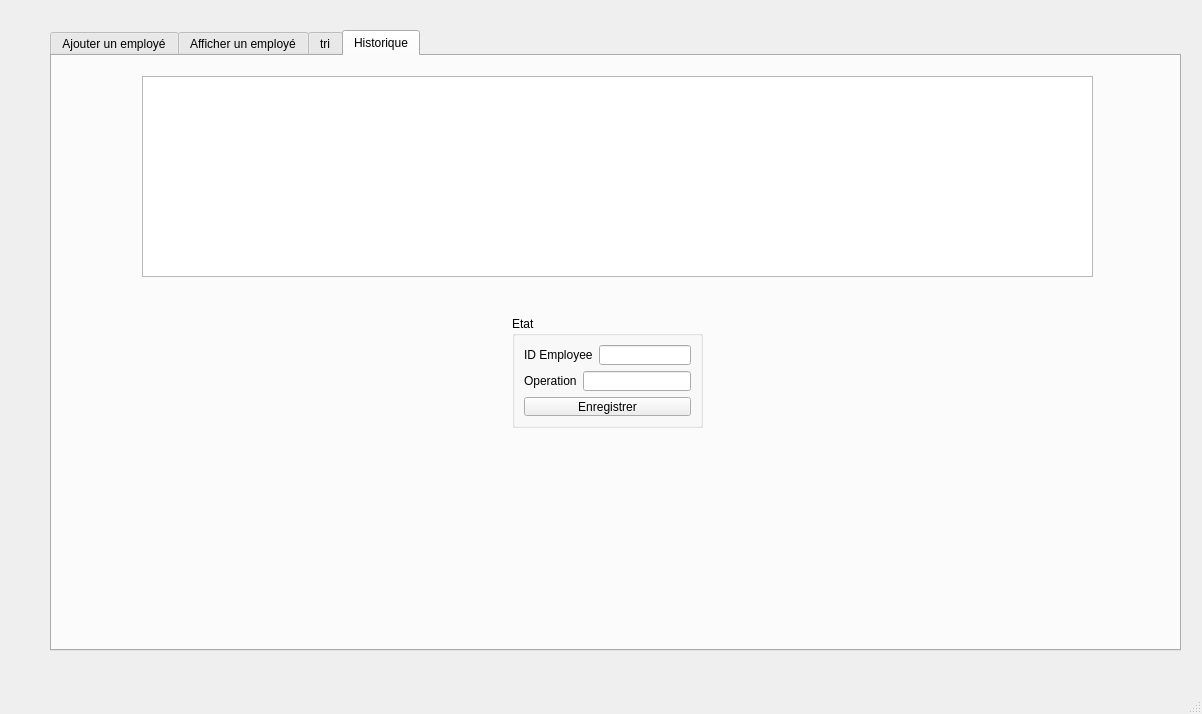
<?xml version="1.0" encoding="UTF-8"?>
<ui version="4.0">
 <class>mahawindow</class>
 <widget class="QMainWindow" name="mahawindow">
  <property name="geometry">
   <rect>
    <x>0</x>
    <y>0</y>
    <width>1202</width>
    <height>714</height>
   </rect>
  </property>
  <property name="windowTitle">
   <string>MainWindow</string>
  </property>
  <widget class="QWidget" name="centralwidget">
   <widget class="QTabWidget" name="tabWidget">
    <property name="geometry">
     <rect>
      <x>50</x>
      <y>30</y>
      <width>1131</width>
      <height>621</height>
     </rect>
    </property>
    <property name="styleSheet">
     <string notr="true">GroupBox {
color: #ffffff;
border: 3px solid #010203;
font: 8pt &quot;MS Reference Sans Serif&quot;;
border-radius: 15px;
padding: 5px;
background: qradialgradient(cx: 0.3, cy: -0.4,
fx: 0.3, fy: -0.4,
radius: 3, stop: 0 #010203, stop: 1 #c4c9c7);
min-width: 80px;
}

QPushButton:hover {
background: qradialgradient(cx: 0.3, cy: -0.4,
fx: 0.3, fy: -0.4,
radius: 3, stop: 0 #010203, stop: 1 #010203);
}

 QPushButton:pressed {
background: qradialgradient(cx: 0.4, cy: -0.1,
fx: 0.4, fy: -0.1,
radius: 3, stop: 0 #c4c9c7, stop: 1 #c4c9c7);
}</string>
    </property>
    <property name="currentIndex">
     <number>3</number>
    </property>
    <widget class="QWidget" name="tab">
     <attribute name="title">
      <string>Ajouter un employé</string>
     </attribute>
     <widget class="QLineEdit" name="l_CIN">
      <property name="geometry">
       <rect>
        <x>130</x>
        <y>40</y>
        <width>113</width>
        <height>25</height>
       </rect>
      </property>
      <property name="styleSheet">
       <string notr="true">QLineEdit
{
border-radius:9px;
border: 2px solid #000000;
background: qradialgradient(cx: 0.3, cy: -0.4,
fx: 0.0, fy: -0.0,
radius: 1.89, stop: 0 #ffffff, stop: 1 #999);
}</string>
      </property>
      <property name="text">
       <string/>
      </property>
     </widget>
     <widget class="QPushButton" name="ajouter">
      <property name="geometry">
       <rect>
        <x>30</x>
        <y>360</y>
        <width>681</width>
        <height>34</height>
       </rect>
      </property>
      <property name="styleSheet">
       <string notr="true">QPushButton {
color: #ffffff;
border: 3px solid #010203;
font: 8pt &quot;MS Reference Sans Serif&quot;;
border-radius: 15px;
padding: 5px;
background: qradialgradient(cx: 0.3, cy: -0.4,
fx: 0.3, fy: -0.4,
radius: 3, stop: 0 #010203, stop: 1 #c4c9c7);
min-width: 80px;
}

QPushButton:hover {
background: qradialgradient(cx: 0.3, cy: -0.4,
fx: 0.3, fy: -0.4,
radius: 3, stop: 0 #010203, stop: 1 #010203);
}

 QPushButton:pressed {
background: qradialgradient(cx: 0.4, cy: -0.1,
fx: 0.4, fy: -0.1,
radius: 3, stop: 0 #c4c9c7, stop: 1 #c4c9c7);
}</string>
      </property>
      <property name="text">
       <string>Ajouter</string>
      </property>
     </widget>
     <widget class="QLineEdit" name="l_prenom">
      <property name="geometry">
       <rect>
        <x>130</x>
        <y>90</y>
        <width>113</width>
        <height>25</height>
       </rect>
      </property>
      <property name="styleSheet">
       <string notr="true">QLineEdit
{
border-radius:9px;
border: 2px solid #000000;
background: qradialgradient(cx: 0.3, cy: -0.4,
fx: 0.0, fy: -0.0,
radius: 1.89, stop: 0 #ffffff, stop: 1 #999);
}</string>
      </property>
      <property name="text">
       <string/>
      </property>
     </widget>
     <widget class="QLineEdit" name="l_nom">
      <property name="geometry">
       <rect>
        <x>130</x>
        <y>140</y>
        <width>113</width>
        <height>25</height>
       </rect>
      </property>
      <property name="styleSheet">
       <string notr="true">QLineEdit
{
border-radius:9px;
border: 2px solid #000000;
background: qradialgradient(cx: 0.3, cy: -0.4,
fx: 0.0, fy: -0.0,
radius: 1.89, stop: 0 #ffffff, stop: 1 #999);
}</string>
      </property>
     </widget>
     <widget class="QLineEdit" name="l_salaire">
      <property name="geometry">
       <rect>
        <x>130</x>
        <y>270</y>
        <width>113</width>
        <height>25</height>
       </rect>
      </property>
      <property name="styleSheet">
       <string notr="true">QLineEdit
{
border-radius:9px;
border: 2px solid #000000;
background: qradialgradient(cx: 0.3, cy: -0.4,
fx: 0.0, fy: -0.0,
radius: 1.89, stop: 0 #ffffff, stop: 1 #999);
}</string>
      </property>
     </widget>
     <widget class="QLineEdit" name="l_tel">
      <property name="geometry">
       <rect>
        <x>130</x>
        <y>230</y>
        <width>113</width>
        <height>25</height>
       </rect>
      </property>
      <property name="styleSheet">
       <string notr="true">QLineEdit
{
border-radius:9px;
border: 2px solid #000000;
background: qradialgradient(cx: 0.3, cy: -0.4,
fx: 0.0, fy: -0.0,
radius: 1.89, stop: 0 #ffffff, stop: 1 #999);
}</string>
      </property>
     </widget>
     <widget class="QLabel" name="label">
      <property name="geometry">
       <rect>
        <x>60</x>
        <y>40</y>
        <width>69</width>
        <height>20</height>
       </rect>
      </property>
      <property name="text">
       <string>CIN:</string>
      </property>
     </widget>
     <widget class="QLabel" name="label_3">
      <property name="geometry">
       <rect>
        <x>60</x>
        <y>140</y>
        <width>69</width>
        <height>20</height>
       </rect>
      </property>
      <property name="text">
       <string>Nom:</string>
      </property>
     </widget>
     <widget class="QLabel" name="label_4">
      <property name="geometry">
       <rect>
        <x>60</x>
        <y>310</y>
        <width>69</width>
        <height>20</height>
       </rect>
      </property>
      <property name="text">
       <string>fonction:</string>
      </property>
     </widget>
     <widget class="QLabel" name="label_5">
      <property name="geometry">
       <rect>
        <x>60</x>
        <y>270</y>
        <width>69</width>
        <height>20</height>
       </rect>
      </property>
      <property name="text">
       <string>Salaire:</string>
      </property>
     </widget>
     <widget class="QLabel" name="label_6">
      <property name="geometry">
       <rect>
        <x>60</x>
        <y>190</y>
        <width>69</width>
        <height>20</height>
       </rect>
      </property>
      <property name="text">
       <string>Sexe:</string>
      </property>
     </widget>
     <widget class="QLabel" name="label_7">
      <property name="geometry">
       <rect>
        <x>60</x>
        <y>230</y>
        <width>69</width>
        <height>20</height>
       </rect>
      </property>
      <property name="text">
       <string>Num-tel:</string>
      </property>
     </widget>
     <widget class="QLabel" name="label_2">
      <property name="geometry">
       <rect>
        <x>60</x>
        <y>90</y>
        <width>69</width>
        <height>20</height>
       </rect>
      </property>
      <property name="text">
       <string>Prenom:</string>
      </property>
     </widget>
     <widget class="QPushButton" name="button_modifier">
      <property name="geometry">
       <rect>
        <x>30</x>
        <y>410</y>
        <width>681</width>
        <height>34</height>
       </rect>
      </property>
      <property name="styleSheet">
       <string notr="true">QPushButton {
color: #ffffff;
border: 3px solid #010203;
font: 8pt &quot;MS Reference Sans Serif&quot;;
border-radius: 15px;
padding: 5px;
background: qradialgradient(cx: 0.3, cy: -0.4,
fx: 0.3, fy: -0.4,
radius: 3, stop: 0 #010203, stop: 1 #c4c9c7);
min-width: 80px;
}

QPushButton:hover {
background: qradialgradient(cx: 0.3, cy: -0.4,
fx: 0.3, fy: -0.4,
radius: 3, stop: 0 #010203, stop: 1 #010203);
}

 QPushButton:pressed {
background: qradialgradient(cx: 0.4, cy: -0.1,
fx: 0.4, fy: -0.1,
radius: 3, stop: 0 #c4c9c7, stop: 1 #c4c9c7);
}</string>
      </property>
      <property name="text">
       <string>modifier</string>
      </property>
     </widget>
     <widget class="QComboBox" name="l_sexe">
      <property name="geometry">
       <rect>
        <x>130</x>
        <y>190</y>
        <width>111</width>
        <height>26</height>
       </rect>
      </property>
      <property name="styleSheet">
       <string notr="true">QComboBox
{
border-radius:9px;
border: 2px solid #000000;
background: qradialgradient(cx: 0.3, cy: -0.4,
fx: 0.0, fy: -0.0,
radius: 1.89, stop: 0 #ffffff, stop: 1 #999);
}</string>
      </property>
      <item>
       <property name="text">
        <string>Homme</string>
       </property>
      </item>
      <item>
       <property name="text">
        <string>Femme</string>
       </property>
      </item>
     </widget>
     <widget class="QComboBox" name="comboBox">
      <property name="geometry">
       <rect>
        <x>130</x>
        <y>310</y>
        <width>141</width>
        <height>26</height>
       </rect>
      </property>
      <property name="styleSheet">
       <string notr="true">QComboBox
{
border-radius:9px;
border: 2px solid #000000;
background: qradialgradient(cx: 0.3, cy: -0.4,
fx: 0.0, fy: -0.0,
radius: 1.89, stop: 0 #ffffff, stop: 1 #999);
}</string>
      </property>
      <item>
       <property name="text">
        <string>administrateur</string>
       </property>
      </item>
      <item>
       <property name="text">
        <string>serveur</string>
       </property>
      </item>
      <item>
       <property name="text">
        <string>agent parking</string>
       </property>
      </item>
      <item>
       <property name="text">
        <string>agent reservation</string>
       </property>
      </item>
      <item>
       <property name="text">
        <string/>
       </property>
      </item>
      <item>
       <property name="text">
        <string/>
       </property>
      </item>
     </widget>
     <widget class="QPushButton" name="stat">
      <property name="geometry">
       <rect>
        <x>30</x>
        <y>460</y>
        <width>681</width>
        <height>34</height>
       </rect>
      </property>
      <property name="styleSheet">
       <string notr="true">QPushButton {
color: #ffffff;
border: 3px solid #010203;
font: 8pt &quot;MS Reference Sans Serif&quot;;
border-radius: 15px;
padding: 5px;
background: qradialgradient(cx: 0.3, cy: -0.4,
fx: 0.3, fy: -0.4,
radius: 3, stop: 0 #010203, stop: 1 #c4c9c7);
min-width: 80px;
}

QPushButton:hover {
background: qradialgradient(cx: 0.3, cy: -0.4,
fx: 0.3, fy: -0.4,
radius: 3, stop: 0 #010203, stop: 1 #010203);
}

 QPushButton:pressed {
background: qradialgradient(cx: 0.4, cy: -0.1,
fx: 0.4, fy: -0.1,
radius: 3, stop: 0 #c4c9c7, stop: 1 #c4c9c7);
}</string>
      </property>
      <property name="text">
       <string>stat</string>
      </property>
     </widget>
     <widget class="QLabel" name="label_8">
      <property name="geometry">
       <rect>
        <x>730</x>
        <y>360</y>
        <width>69</width>
        <height>20</height>
       </rect>
      </property>
      <property name="text">
       <string>CIN:</string>
      </property>
     </widget>
     <widget class="QLineEdit" name="lineEdit_sup">
      <property name="geometry">
       <rect>
        <x>730</x>
        <y>390</y>
        <width>113</width>
        <height>25</height>
       </rect>
      </property>
      <property name="styleSheet">
       <string notr="true">QLineEdit
{
border-radius:9px;
border: 2px solid #000000;
background: qradialgradient(cx: 0.3, cy: -0.4,
fx: 0.0, fy: -0.0,
radius: 1.89, stop: 0 #ffffff, stop: 1 #999);
}</string>
      </property>
     </widget>
     <widget class="QPushButton" name="supprimer">
      <property name="geometry">
       <rect>
        <x>730</x>
        <y>430</y>
        <width>111</width>
        <height>31</height>
       </rect>
      </property>
      <property name="styleSheet">
       <string notr="true">QPushButton {
color: #ffffff;
border: 3px solid #010203;
font: 8pt &quot;MS Reference Sans Serif&quot;;
border-radius: 15px;
padding: 5px;
background: qradialgradient(cx: 0.3, cy: -0.4,
fx: 0.3, fy: -0.4,
radius: 3, stop: 0 #010203, stop: 1 #c4c9c7);
min-width: 80px;
}

QPushButton:hover {
background: qradialgradient(cx: 0.3, cy: -0.4,
fx: 0.3, fy: -0.4,
radius: 3, stop: 0 #010203, stop: 1 #010203);
}

 QPushButton:pressed {
background: qradialgradient(cx: 0.4, cy: -0.1,
fx: 0.4, fy: -0.1,
radius: 3, stop: 0 #c4c9c7, stop: 1 #c4c9c7);
}
</string>
      </property>
      <property name="text">
       <string>supprimer</string>
      </property>
      <property name="icon">
       <iconset theme="poubelle">
        <normaloff>../../../../Downloads/Compressed/Smart-Tech-Store-2A9-gestionemploye/Smart-Tech-Store-2A9-gestionemploye</normaloff>../../../../Downloads/Compressed/Smart-Tech-Store-2A9-gestionemploye/Smart-Tech-Store-2A9-gestionemploye</iconset>
      </property>
     </widget>
     <widget class="QGroupBox" name="groupBox">
      <property name="geometry">
       <rect>
        <x>290</x>
        <y>20</y>
        <width>591</width>
        <height>321</height>
       </rect>
      </property>
      <property name="title">
       <string>Recherche:</string>
      </property>
      <widget class="QLabel" name="label_10">
       <property name="geometry">
        <rect>
         <x>400</x>
         <y>160</y>
         <width>69</width>
         <height>20</height>
        </rect>
       </property>
       <property name="text">
        <string>CIN:</string>
       </property>
      </widget>
      <widget class="QTableView" name="rech">
       <property name="geometry">
        <rect>
         <x>10</x>
         <y>40</y>
         <width>361</width>
         <height>261</height>
        </rect>
       </property>
       <property name="styleSheet">
        <string notr="true">QTableView
{
border-radius:9px;
border: 2px solid #000000;
background: qradialgradient(cx: 0.3, cy: -0.4,
fx: 0.0, fy: -0.0,
radius: 1.89, stop: 0 #ffffff, stop: 1 #999);
}</string>
       </property>
      </widget>
      <widget class="QLineEdit" name="l_r">
       <property name="geometry">
        <rect>
         <x>450</x>
         <y>160</y>
         <width>113</width>
         <height>25</height>
        </rect>
       </property>
       <property name="styleSheet">
        <string notr="true">QLineEdit
{
border-radius:9px;
border: 2px solid #000000;
background: qradialgradient(cx: 0.3, cy: -0.4,
fx: 0.0, fy: -0.0,
radius: 1.89, stop: 0 #ffffff, stop: 1 #999);
}
</string>
       </property>
      </widget>
     </widget>
    </widget>
    <widget class="QWidget" name="tab_2">
     <attribute name="title">
      <string>Afficher un employé</string>
     </attribute>
     <widget class="QTableView" name="tab_etud">
      <property name="geometry">
       <rect>
        <x>250</x>
        <y>90</y>
        <width>541</width>
        <height>251</height>
       </rect>
      </property>
      <property name="styleSheet">
       <string notr="true">QTableView {
     selection-background-color: qlineargradient(x1: 0, y1: 0, x2: 0.5, y2: 0.5,
                                 stop: 0 #FF92BB, stop: 1 white);
 }</string>
      </property>
     </widget>
     <widget class="QPushButton" name="pushButton">
      <property name="geometry">
       <rect>
        <x>300</x>
        <y>360</y>
        <width>141</width>
        <height>34</height>
       </rect>
      </property>
      <property name="styleSheet">
       <string notr="true">QPushButton {
color: #ffffff;
border: 3px solid #010203;
font: 8pt &quot;MS Reference Sans Serif&quot;;
border-radius: 15px;
padding: 5px;
background: qradialgradient(cx: 0.3, cy: -0.4,
fx: 0.3, fy: -0.4,
radius: 3, stop: 0 #010203, stop: 1 #c4c9c7);
min-width: 80px;
}

QPushButton:hover {
background: qradialgradient(cx: 0.3, cy: -0.4,
fx: 0.3, fy: -0.4,
radius: 3, stop: 0 #010203, stop: 1 #010203);
}

 QPushButton:pressed {
background: qradialgradient(cx: 0.4, cy: -0.1,
fx: 0.4, fy: -0.1,
radius: 3, stop: 0 #c4c9c7, stop: 1 #c4c9c7);
}</string>
      </property>
      <property name="text">
       <string>generer PDF</string>
      </property>
     </widget>
     <widget class="QLabel" name="background_2">
      <property name="geometry">
       <rect>
        <x>0</x>
        <y>0</y>
        <width>781</width>
        <height>421</height>
       </rect>
      </property>
      <property name="text">
       <string/>
      </property>
      <property name="pixmap">
       <pixmap>../../../../Downloads/Compressed/Smart-Tech-Store-2A9-gestionemploye/backgroung qt1.jpg</pixmap>
      </property>
     </widget>
     <widget class="QLabel" name="background_7">
      <property name="geometry">
       <rect>
        <x>0</x>
        <y>0</y>
        <width>781</width>
        <height>421</height>
       </rect>
      </property>
      <property name="text">
       <string/>
      </property>
      <property name="pixmap">
       <pixmap>../../../../Downloads/Compressed/Smart-Tech-Store-2A9-gestionemploye/ground.jpg</pixmap>
      </property>
     </widget>
     <widget class="QPushButton" name="pushButton_2">
      <property name="geometry">
       <rect>
        <x>600</x>
        <y>360</y>
        <width>141</width>
        <height>34</height>
       </rect>
      </property>
      <property name="styleSheet">
       <string notr="true">QPushButton {
color: #ffffff;
border: 3px solid #010203;
font: 8pt &quot;MS Reference Sans Serif&quot;;
border-radius: 15px;
padding: 5px;
background: qradialgradient(cx: 0.3, cy: -0.4,
fx: 0.3, fy: -0.4,
radius: 3, stop: 0 #010203, stop: 1 #c4c9c7);
min-width: 80px;
}

QPushButton:hover {
background: qradialgradient(cx: 0.3, cy: -0.4,
fx: 0.3, fy: -0.4,
radius: 3, stop: 0 #010203, stop: 1 #010203);
}

 QPushButton:pressed {
background: qradialgradient(cx: 0.4, cy: -0.1,
fx: 0.4, fy: -0.1,
radius: 3, stop: 0 #c4c9c7, stop: 1 #c4c9c7);
}</string>
      </property>
      <property name="text">
       <string>Imprimer</string>
      </property>
     </widget>
     <widget class="QPushButton" name="pushButton_3">
      <property name="geometry">
       <rect>
        <x>480</x>
        <y>370</y>
        <width>75</width>
        <height>23</height>
       </rect>
      </property>
      <property name="text">
       <string>Actualiser</string>
      </property>
     </widget>
     <zorder>background_7</zorder>
     <zorder>background_2</zorder>
     <zorder>tab_etud</zorder>
     <zorder>pushButton</zorder>
     <zorder>pushButton_2</zorder>
     <zorder>pushButton_3</zorder>
    </widget>
    <widget class="QWidget" name="tab_5">
     <attribute name="title">
      <string>tri</string>
     </attribute>
     <widget class="QTableView" name="tab_etud_4">
      <property name="geometry">
       <rect>
        <x>220</x>
        <y>30</y>
        <width>651</width>
        <height>231</height>
       </rect>
      </property>
      <property name="styleSheet">
       <string notr="true">QTableView
{
border-radius:9px;
border: 2px solid #000000;
background: qradialgradient(cx: 0.3, cy: -0.4,
fx: 0.0, fy: -0.0,
radius: 1.89, stop: 0 #ffffff, stop: 1 #999);
}</string>
      </property>
     </widget>
     <widget class="QRadioButton" name="radioButton">
      <property name="geometry">
       <rect>
        <x>660</x>
        <y>280</y>
        <width>161</width>
        <height>31</height>
       </rect>
      </property>
      <property name="styleSheet">
       <string notr="true">QRadioButton {
color: #ffffff;
border: 3px solid #010203;
font: 8pt &quot;MS Reference Sans Serif&quot;;
border-radius: 15px;
padding: 5px;
background: qradialgradient(cx: 0.3, cy: -0.4,
fx: 0.3, fy: -0.4,
radius: 3, stop: 0 #010203, stop: 1 #c4c9c7);
min-width: 80px;
}

QPushButton:hover {
background: qradialgradient(cx: 0.3, cy: -0.4,
fx: 0.3, fy: -0.4,
radius: 3, stop: 0 #010203, stop: 1 #010203);
}

 QRadioButton:pressed {
background: qradialgradient(cx: 0.4, cy: -0.1,
fx: 0.4, fy: -0.1,
radius: 3, stop: 0 #c4c9c7, stop: 1 #c4c9c7);
}</string>
      </property>
      <property name="text">
       <string>tri par fonction</string>
      </property>
     </widget>
     <widget class="QRadioButton" name="radioButton_2">
      <property name="geometry">
       <rect>
        <x>460</x>
        <y>280</y>
        <width>141</width>
        <height>31</height>
       </rect>
      </property>
      <property name="styleSheet">
       <string notr="true">QRadioButton {
color: #ffffff;
border: 3px solid #010203;
font: 8pt &quot;MS Reference Sans Serif&quot;;
border-radius: 15px;
padding: 5px;
background: qradialgradient(cx: 0.3, cy: -0.4,
fx: 0.3, fy: -0.4,
radius: 3, stop: 0 #010203, stop: 1 #c4c9c7);
min-width: 80px;
}

QPushButton:hover {
background: qradialgradient(cx: 0.3, cy: -0.4,
fx: 0.3, fy: -0.4,
radius: 3, stop: 0 #010203, stop: 1 #010203);
}

 QRadioButton:pressed {
background: qradialgradient(cx: 0.4, cy: -0.1,
fx: 0.4, fy: -0.1,
radius: 3, stop: 0 #c4c9c7, stop: 1 #c4c9c7);
}</string>
      </property>
      <property name="text">
       <string>tri par nom</string>
      </property>
     </widget>
     <widget class="QRadioButton" name="radioButton_3">
      <property name="geometry">
       <rect>
        <x>260</x>
        <y>280</y>
        <width>131</width>
        <height>31</height>
       </rect>
      </property>
      <property name="styleSheet">
       <string notr="true">QRadioButton {
color: #ffffff;
border: 3px solid #010203;
font: 8pt &quot;MS Reference Sans Serif&quot;;
border-radius: 15px;
padding: 5px;
background: qradialgradient(cx: 0.3, cy: -0.4,
fx: 0.3, fy: -0.4,
radius: 3, stop: 0 #010203, stop: 1 #c4c9c7);
min-width: 80px;
}

QPushButton:hover {
background: qradialgradient(cx: 0.3, cy: -0.4,
fx: 0.3, fy: -0.4,
radius: 3, stop: 0 #010203, stop: 1 #010203);
}

 QRadioButton:pressed {
background: qradialgradient(cx: 0.4, cy: -0.1,
fx: 0.4, fy: -0.1,
radius: 3, stop: 0 #c4c9c7, stop: 1 #c4c9c7);
}</string>
      </property>
      <property name="text">
       <string>tri par CIN</string>
      </property>
     </widget>
     <widget class="QLabel" name="background_11">
      <property name="geometry">
       <rect>
        <x>0</x>
        <y>-90</y>
        <width>941</width>
        <height>601</height>
       </rect>
      </property>
      <property name="text">
       <string/>
      </property>
      <property name="pixmap">
       <pixmap>../../../../Downloads/Compressed/Smart-Tech-Store-2A9-gestionemploye/ground.jpg</pixmap>
      </property>
     </widget>
     <zorder>background_11</zorder>
     <zorder>tab_etud_4</zorder>
     <zorder>radioButton</zorder>
     <zorder>radioButton_2</zorder>
     <zorder>radioButton_3</zorder>
    </widget>
    <widget class="QWidget" name="tab_6">
     <attribute name="title">
      <string>Historique</string>
     </attribute>
     <widget class="QTableView" name="tableViewHistorique">
      <property name="geometry">
       <rect>
        <x>90</x>
        <y>20</y>
        <width>951</width>
        <height>201</height>
       </rect>
      </property>
     </widget>
     <widget class="QGroupBox" name="groupBox_2">
      <property name="geometry">
       <rect>
        <x>460</x>
        <y>260</y>
        <width>191</width>
        <height>112</height>
       </rect>
      </property>
      <property name="title">
       <string>Etat</string>
      </property>
      <layout class="QVBoxLayout" name="verticalLayout">
       <item>
        <layout class="QHBoxLayout" name="horizontalLayout">
         <item>
          <widget class="QLabel" name="label_9">
           <property name="text">
            <string>ID Employee</string>
           </property>
          </widget>
         </item>
         <item>
          <widget class="QLineEdit" name="lineEditIDHIS"/>
         </item>
        </layout>
       </item>
       <item>
        <layout class="QHBoxLayout" name="horizontalLayout_2">
         <item>
          <widget class="QLabel" name="label_11">
           <property name="text">
            <string>Operation</string>
           </property>
          </widget>
         </item>
         <item>
          <widget class="QLineEdit" name="lineEdit_operation_hist"/>
         </item>
        </layout>
       </item>
       <item>
        <widget class="QPushButton" name="pushButton_historrr">
         <property name="text">
          <string>Enregistrer</string>
         </property>
        </widget>
       </item>
      </layout>
     </widget>
    </widget>
   </widget>
  </widget>
  <widget class="QMenuBar" name="menubar">
   <property name="geometry">
    <rect>
     <x>0</x>
     <y>0</y>
     <width>1202</width>
     <height>26</height>
    </rect>
   </property>
  </widget>
  <widget class="QStatusBar" name="statusbar"/>
 </widget>
 <resources/>
 <connections/>
</ui>
